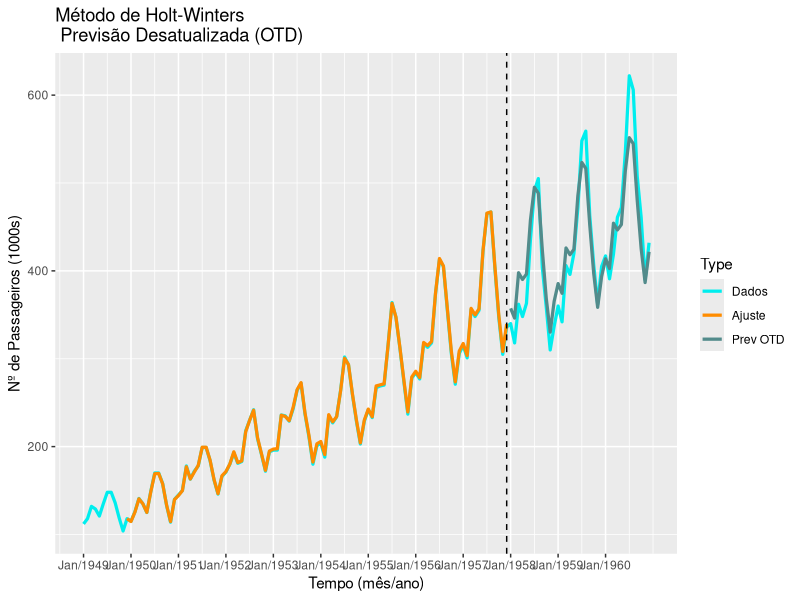
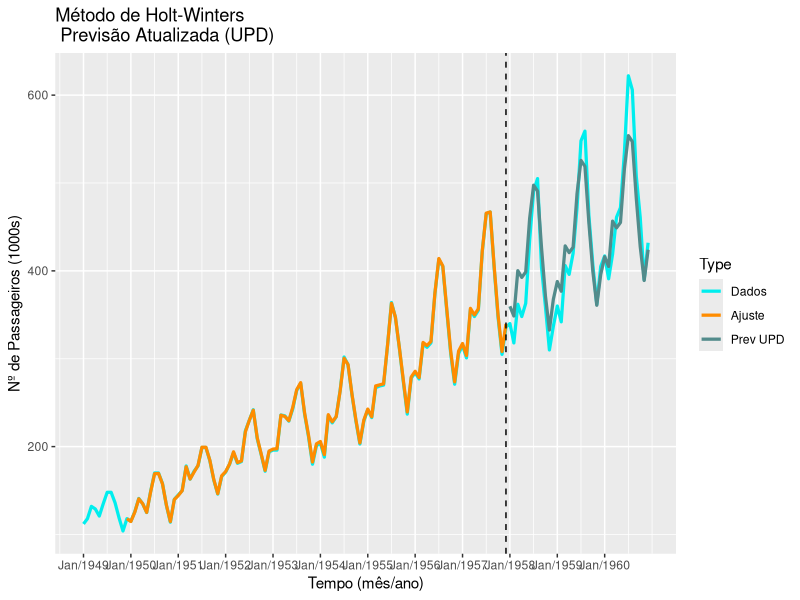
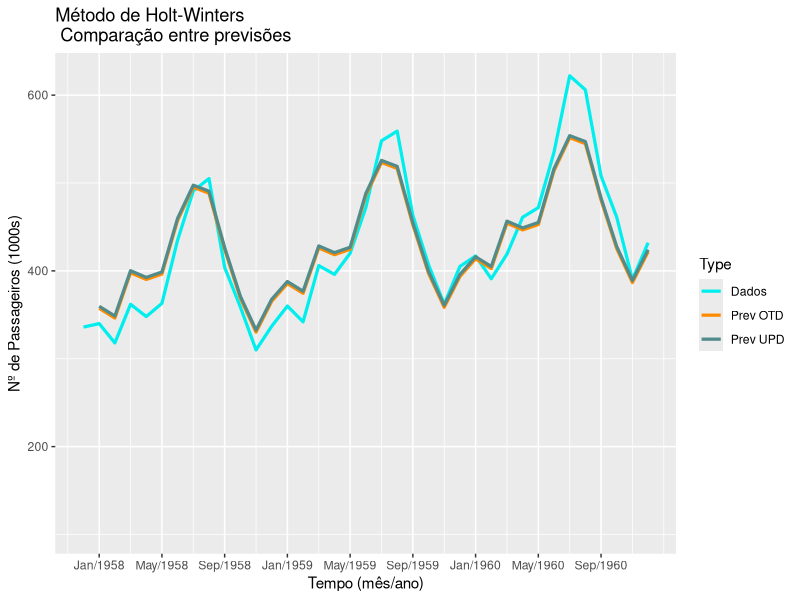
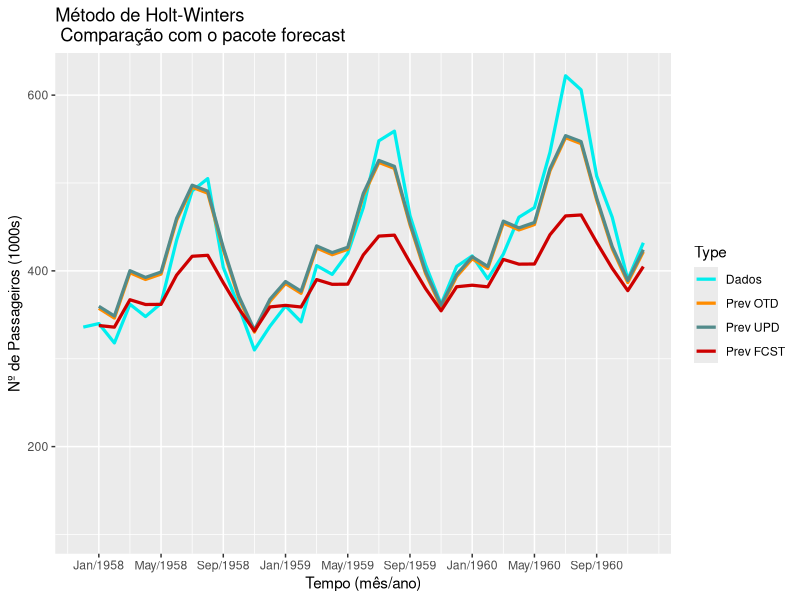
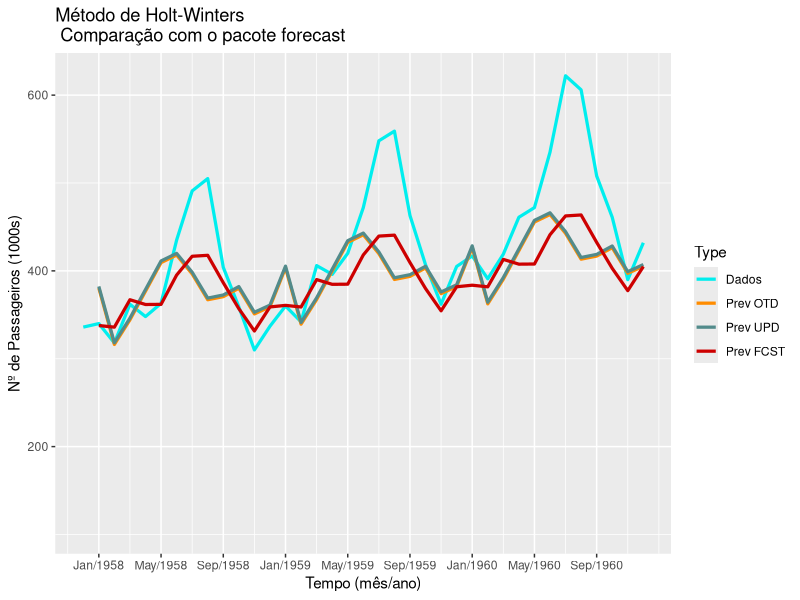

These figures' R source, in order:
## ---- chunk 1
knitr::opts_chunk$set(warning = FALSE, echo = FALSE, results = "hide")
## ---- chunk 2
# Definindo a biblioteca
.libPaths(
      "C:/Users/JoséRoberto/AppData/Roaming/SPB_16.6/R/win-library/3.2")

# Acessando a série que será analisada
data("AirPassengers")

ap <- 3 # Anos a serem Previstos
s <- 12 # frequência Sazonal
h <- s*ap # quant. meses a serem previstos
Zcplt <- AirPassengers # Série completa
Zmdl <- Zcplt[1:(length(Zcplt)-h)] # Séria utilizada na modelagem
## ---- chunk 3
# Comparação com os dados da função ets(ts, model="AAA")
library(forecast)
fit <- ets(ts(Zmdl, start = c(1949,1), frequency = 12), model = "AAA")
pred <- forecast(fit, h)
fit
## ---- chunk 4
#--------------------------------------------------------------------------
# Ajuste da modelagem - Suavização Exponencial

# Equações de recorrência - parâmetros iniciais
z <- c(rep(NA, s-1), mean(Zmdl[1:s])) # Nível inicial z

t <- c(rep(NA, s-1), 0) # Tendência inicial t

f <- Zmdl[1:s]-z[s] # Sazonalidade inicial f

# Constantes de suavização
A <- 0.25
C <- 0.02
D <- 0.9
## ---- chunk 5
#Constantes de suavização
A; C; D

#Parâmetros iniciais
z[s]; t[s]; f
## ---- chunk 6
# Equações de estimativa - nível Z(t), tendência T(t) e sazonalidade F(t) 
for (i in (s+1):length(Zmdl)) {
      z[i] <- A*(Zmdl[i]-f[i-s])+(1-A)*(z[i-1]+t[i-1])
      t[i] <- C*(z[i]-z[i-1])+(1-C)*t[i-1]
      f[i] <- D*(Zmdl[i]-z[i])+(1-D)*f[i-s]
}

# Série de ajuste da modelagem Zfit(t)
Zfit <- c(z + t + f, rep(NA, h))

#--------------------------------------------------------------------------
# Previsão sem atualização a cada amostra (outdated)

# Zprev1 se refere a previsão desatualizada; Zprev2, a previsão atualizada
Zprev1 <- Zprev2 <- rep(NA, length(Zmdl))
n <- 1 
for (p in 1:h) {
      if (p > n*s) n <- n + 1
      # zp estima a série p passos a frente do último valor de Zmdl
      zp <- z[length(Zmdl)] + p*t[length(Zmdl)] + f[length(Zmdl)+p-n*s]
      Zprev1 <- c(Zprev1, zp)
}

# Previsão com atualização a cada amostra (updated)

m <- (length(Zmdl)+1):length(Zcplt) # m indica os meses a serem previstos
for (i in m) {
      Znew <- z[i-1] + t[i-1] + f[i-s]
      z[i] <- A*(Znew-f[i-s])+(1-A)*(z[i-1]+t[i-1])
      t[i] <- C*(z[i]-z[i-1])+(1-C)*t[i-1]
      f[i] <- D*(Znew-z[i])+(1-D)*f[i-s]
}

Zprev2 <- c(Zprev2, (z + t + f)[m])

#--------------------------------------------------------------------------
# Gráficos utilizando o pacote ggplot2

library(ggplot2)
dataAP <- data.frame(
      Date = rep(1:length(Zcplt), 4),
      Data = as.numeric(c(Zcplt, Zfit, Zprev1, Zprev2)),
      Type = gl(4, length(Zcplt),
                labels = c("Dados", "Ajuste", "Prev OTD", "Prev UPD")))

dataAP <- dataAP[complete.cases(dataAP),]

dataAPprevOTD <- subset(dataAP, Type!="Prev UPD")
dataAPprevUPD <- subset(dataAP, Type!="Prev OTD")
dataAPprevBOTH <- subset(dataAP, Type!="Ajuste")

# Gráfico 1 - Previsão sem atualização (outdated)
p1 <- ggplot(dataAPprevOTD, aes(x=Date, y=Data, color=Type)) +
      geom_line(size = 1.1) +
      geom_vline(xintercept = length(Zmdl), lty = 2) +
      scale_color_manual(
            values = c("cyan2", "darkorange", "darkslategray4")) +
      scale_x_continuous(
            breaks = seq(1, length(Zcplt), by = 12),
            labels = paste0(rep("Jan/", end(Zcplt)[1]-start(Zcplt)[1]+1),
                            start(Zcplt)[1]:end(Zcplt)[1])) +
      labs(title="Método de Holt-Winters \n Previsão Desatualizada (OTD)",
           x = "Tempo (mês/ano)", y = "Nº de Passageiros (1000s)")

# Gráfico 2 - Previsão com atualização (updated) 
p2 <- ggplot(dataAPprevUPD, aes(x=Date, y=Data, color=Type)) +
      geom_line(size = 1.1) +
      geom_vline(xintercept = length(Zmdl), lty = 2) +
      scale_color_manual(
            values = c("cyan2", "darkorange", "darkslategray4")) +
      scale_x_continuous(
            breaks = seq(1, length(Zcplt), by = 12),
            labels = paste0(rep("Jan/", end(Zcplt)[1]-start(Zcplt)[1]+1),
                            start(Zcplt)[1]:end(Zcplt)[1])) +
      labs(title="Método de Holt-Winters \n Previsão Atualizada (UPD)",
           x = "Tempo (mês/ano)", y = "Nº de Passageiros (1000s)")

# Gráfico 3 - Comparação entre previsões
p3 <- ggplot(dataAPprevBOTH, aes(x=Date, y=Data, color=Type)) +
      geom_line(size = 1.1) +
      scale_color_manual(
            values = c("cyan2", "darkorange", "darkslategray4")) +
      scale_x_continuous(
            breaks = seq(1, length(Zcplt), by = 4),
            labels = paste0(rep(c("Jan/","May/","Sep/"),
                               end(Zcplt)[1]-start(Zcplt)[1]+1),
                           sort(rep(start(Zcplt)[1]:end(Zcplt)[1], 3))),
            limits = c(length(Zmdl), length(Zcplt))) +
      labs(title="Método de Holt-Winters \n Comparação entre previsões",
           x = "Tempo (mês/ano)", y = "Nº de Passageiros (1000s)")

# Gráfico 4 - Comparação com os resultados do pacote forecast
forecastPrev <- data.frame(Date = m, Data = pred$mean, Type = "Prev FCST")
dataAPforecast <- rbind(dataAPprevBOTH, forecastPrev)
p4 <- ggplot(dataAPforecast, aes(x=Date, y=Data, color=Type)) +
      geom_line(size = 1.1) +
      scale_color_manual(
            values = c("cyan2", "darkorange", "darkslategray4", "red3")) +
      scale_x_continuous(
            breaks = seq(1, length(Zcplt), by = 4),
            labels = paste0(rep(c("Jan/","May/","Sep/"),
                               end(Zcplt)[1]-start(Zcplt)[1]+1),
                           sort(rep(start(Zcplt)[1]:end(Zcplt)[1], 3))),
            limits = c(length(Zmdl), length(Zcplt))) +
      labs(title = paste("Método de Holt-Winters \n",
                         "Comparação com o pacote forecast"),
           x = "Tempo (mês/ano)", y = "Nº de Passageiros (1000s)")
## ---- chunk 7
# Gráfico 1 - Previsão sem atualização (outdated)
p1

# Gráfico 2 - Previsão com atualização (updated)
p2

# Gráfico 3 - Comparação entre previsões
p3

# Gráfico 4 - Comparação com os resultados do pacote forecast
p4
## ---- chunk 8
#--------------------------------------------------------------------------
# Ajuste da modelagem - Suavização exponencial

# Equações de recorrência - parâmetros iniciais
z <- c(rep(NA, s-1), 120.4284) # Nível inicial z

t <- c(rep(NA, s-1), 1.9035) # Tendência inicial t

# Sazonalidade inicial f
f <- c(22.1981, -43.8653, -17.7495, 12.8625, 43.4763, 50.1649, 26.7827,
       -4.5286, -2.9447, 4.7007, -26.4387, -20.2622) 

# Constantes de suavização
A <- 0.9999
C <- 0.0004
D <- 0.0004
## ---- chunk 9
#Constantes de suavização
A; C; D

#Parâmetros iniciais
z[s]; t[s]; f
## ---- chunk 10
# Equações de estimativa - nível z(t), tendência te(t) e sazonalidade sa(t) 
for (i in (s+1):length(Zmdl)) {
      z[i] <- A*(Zmdl[i]-f[i-s])+(1-A)*(z[i-1]+t[i-1])
      t[i] <- C*(z[i]-z[i-1])+(1-C)*t[i-1]
      f[i] <- D*(Zmdl[i]-z[i])+(1-D)*f[i-s]
}

# Série de ajuste da modelagem Zfit(t)
Zfit <- c(z + t + f, rep(NA, h))

#--------------------------------------------------------------------------
# Previsão sem atualização a cada amostra (outdated)

# Zprev1 se refere a previsão desatualizada; Zprev2, a previsão atualizada
Zprev1 <- Zprev2 <- rep(NA, length(Zmdl))
n <- 1 
for (p in 1:h) {
      if (p > n*s) n <- n + 1
      # zp estima a série p passos a frente do último valor de Zmdl
      zp <- z[length(Zmdl)] + p*t[length(Zmdl)] + f[length(Zmdl)+p-n*s]
      Zprev1 <- c(Zprev1, zp)
}

# Previsão com atualização a cada amostra (updated)

m <- (length(Zmdl)+1):length(Zcplt) # m indica os meses a serem previstos
for (i in m) {
      Znew <- z[i-1] + t[i-1] + f[i-s]
      z[i] <- A*(Znew-f[i-s])+(1-A)*(z[i-1]+t[i-1])
      t[i] <- C*(z[i]-z[i-1])+(1-C)*t[i-1]
      f[i] <- D*(Znew-z[i])+(1-D)*f[i-s]
}

Zprev2 <- c(Zprev2, (z + t + f)[m])

#--------------------------------------------------------------------------
# Gráficos utilizando o pacote ggplot2

library(ggplot2)
dataAP <- data.frame(
      Date = rep(1:length(Zcplt), 4),
      Data = as.numeric(c(Zcplt, Zfit, Zprev1, Zprev2)),
      Type = gl(4, length(Zcplt),
                labels = c("Dados", "Ajuste", "Prev OTD", "Prev UPD")))

dataAP <- dataAP[complete.cases(dataAP),]

dataAPprevOTD <- subset(dataAP, Type!="Prev UPD")
dataAPprevUPD <- subset(dataAP, Type!="Prev OTD")
dataAPprevBOTH <- subset(dataAP, Type!="Ajuste")

# Gráfico 4 - Comparação com os resultados do pacote forecast
forecastPrev <- data.frame(Date = m, Data = pred$mean, Type = "Prev FCST")
dataAPforecast <- rbind(dataAPprevBOTH, forecastPrev)
p4 <- ggplot(dataAPforecast, aes(x=Date, y=Data, color=Type)) +
      geom_line(size = 1.1) +
      scale_color_manual(
            values = c("cyan2", "darkorange", "darkslategray4", "red3")) +
      scale_x_continuous(
            breaks = seq(1, length(Zcplt), by = 4),
            labels = paste0(rep(c("Jan/","May/","Sep/"),
                               end(Zcplt)[1]-start(Zcplt)[1]+1),
                           sort(rep(start(Zcplt)[1]:end(Zcplt)[1], 3))),
            limits = c(length(Zmdl), length(Zcplt))) +
      labs(title = paste("Método de Holt-Winters \n",
                         "Comparação com o pacote forecast"),
           x = "Tempo (mês/ano)", y = "Nº de Passageiros (1000s)")
## ---- chunk 11
# Gráfico 4 - Comparação com os resultados do pacote forecast
p4
## ---- chunk 12
# Definindo a biblioteca
.libPaths(
      "C:/Users/JoséRoberto/AppData/Roaming/SPB_16.6/R/win-library/3.2")
## ---- chunk 13
#--------------------------------------------------------------------------
# Séries Temporais - Suavização exponencial pelo método de Holt-Winters
#--------------------------------------------------------------------------

# Acessando a série que será analisada
data("AirPassengers")

ap <- 3 # Anos a serem Previstos
s <- 12 # frequência Sazonal
h <- s*ap # quant. meses a serem previstos
Zcplt <- AirPassengers # Série completa
Zmdl <- Zcplt[1:(length(Zcplt)-h)] # Séria utilizada na modelagem

#--------------------------------------------------------------------------
# Ajuste da modelagem - Suavização exponencial

# Equações de recorrência - parâmetros iniciais
# Nível incial z
z <- c(rep(NA, s-1), mean(Zmdl[1:s])) # OU c(rep(NA, s-1), 120.4284)

# Tendência inicial t
t <- c(rep(NA, s-1), 0) # OU c(rep(NA, s-1),1.9035) #c(rep(NA, s-1), 0)

# Sazonalidade inicial f
f <- Zmdl[1:s]-z[s] # OU c(22.1981, -43.8653, -17.7495, 12.8625, 43.4763,
#                          50.1649,26.7827, -4.5286, -2.9447, 4.7007,
#                          -26.4387, -20.2622)

# Constantes de suavização
A <- 0.25 # 0.9999
C <- 0.02 # 0.0004
D <- 0.9  # 0.0004

# Equações de estimativa - nível Z(t), tendência T(t) e sazonalidade F(t) 
for (i in (s+1):length(Zmdl)) {
      z[i] <- A*(Zmdl[i]-f[i-s])+(1-A)*(z[i-1]+t[i-1])
      t[i] <- C*(z[i]-z[i-1])+(1-C)*t[i-1]
      f[i] <- D*(Zmdl[i]-z[i])+(1-D)*f[i-s]
}

# Série de ajuste da modelagem Zfit(t)
Zfit <- c(z + t + f, rep(NA, h))

#--------------------------------------------------------------------------
# Previsão sem atualização a cada amostra (outdated)

# Zprev1 se refere a previsão desatualizada; Zprev2, a previsão atualizada
Zprev1 <- Zprev2 <- rep(NA, length(Zmdl))
n <- 1 
for (p in 1:h) {
      if (p > n*s) n <- n + 1
      # zp estima a série p passos a frente do último valor de Zmdl
      zp <- z[length(Zmdl)] + p*t[length(Zmdl)] + f[length(Zmdl)+p-n*s]
      Zprev1 <- c(Zprev1, zp)
}

# Previsão com atualização a cada amostra (updated)

m <- (length(Zmdl)+1):length(Zcplt) # m indica os meses a serem previstos
for (i in m) {
      Znew <- z[i-1] + t[i-1] + f[i-s]
      z[i] <- A*(Znew-f[i-s])+(1-A)*(z[i-1]+t[i-1])
      t[i] <- C*(z[i]-z[i-1])+(1-C)*t[i-1]
      f[i] <- D*(Znew-z[i])+(1-D)*f[i-s]
}

Zprev2 <- c(Zprev2, (z + t + f)[m])

#--------------------------------------------------------------------------
# Gráficos utilizando o pacote ggplot2

library(ggplot2)
dataAP <- data.frame(
      Date = rep(1:length(Zcplt), 4),
      Data = as.numeric(c(Zcplt, Zfit, Zprev1, Zprev2)),
      Type = gl(4, length(Zcplt),
                labels = c("Dados", "Ajuste", "Prev OTD", "Prev UPD")))

dataAP <- dataAP[complete.cases(dataAP),]

dataAPprevOTD <- subset(dataAP, Type!="Prev UPD")
dataAPprevUPD <- subset(dataAP, Type!="Prev OTD")
dataAPprevBOTH <- subset(dataAP, Type!="Ajuste")

# Gráfico 1 - Previsão sem atualização (outdated)
p1 <- ggplot(dataAPprevOTD, aes(x=Date, y=Data, color=Type)) +
      geom_line(size = 1.1) +
      geom_vline(xintercept = length(Zmdl), lty = 2) +
      scale_color_manual(
            values = c("cyan2", "darkorange", "darkslategray4")) +
      scale_x_continuous(
            breaks = seq(1, length(Zcplt), by = 12),
            labels = paste0(rep("Jan/", end(Zcplt)[1]-start(Zcplt)[1]+1),
                            start(Zcplt)[1]:end(Zcplt)[1])) +
      labs(title="Método de Holt-Winters \n Previsão Desatualizada (OTD)",
           x = "Tempo (mês/ano)", y = "Nº de Passageiros (1000s)")

# Gráfico 2 - Previsão com atualização (updated) 
p2 <- ggplot(dataAPprevUPD, aes(x=Date, y=Data, color=Type)) +
      geom_line(size = 1.1) +
      geom_vline(xintercept = length(Zmdl), lty = 2) +
      scale_color_manual(
            values = c("cyan2", "darkorange", "darkslategray4")) +
      scale_x_continuous(
            breaks = seq(1, length(Zcplt), by = 12),
            labels = paste0(rep("Jan/", end(Zcplt)[1]-start(Zcplt)[1]+1),
                            start(Zcplt)[1]:end(Zcplt)[1])) +
      labs(title="Método de Holt-Winters \n Previsão Atualizada (UPD)",
           x = "Tempo (mês/ano)", y = "Nº de Passageiros (1000s)")

# Gráfico 3 - Comparação entre previsões
p3 <- ggplot(dataAPprevBOTH, aes(x=Date, y=Data, color=Type)) +
      geom_line(size = 1.1) +
      scale_color_manual(
            values = c("cyan2", "darkorange", "darkslategray4")) +
      scale_x_continuous(
            breaks = seq(1, length(Zcplt), by = 4),
            labels = paste(rep(c("Jan","May","Sep"),
                               end(Zcplt)[1]-start(Zcplt)[1]+1),
                           sort(rep(start(Zcplt)[1]:end(Zcplt)[1], 3))),
            limits = c(length(Zmdl), length(Zcplt))) +
      labs(title="Método de Holt-Winters \n Comparação entre previsões",
           x = "Tempo (mês/ano)", y = "Nº de Passageiros (1000s)")

#__________________________________________________________________________
#--------------------------------------------------------------------------
# Comparação com os dados da função ets(ts, model="AAA")
library(forecast)
fit <- ets(ts(Zmdl, start = c(1949,1), frequency = 12), model = "AAA")
pred <- forecast(fit, h)

# Gráfico 4 - Comparação com os resultados do pacote forecast
forecastPrev <- data.frame(Date = m, Data = pred$mean, Type = "Prev FCST")
dataAPforecast <- rbind(dataAPprevBOTH, forecastPrev)
p4 <- ggplot(dataAPforecast, aes(x=Date, y=Data, color=Type)) +
      geom_line(size = 1.1) +
      scale_color_manual(
            values = c("cyan2", "darkorange", "darkslategray4", "red3")) +
      scale_x_continuous(
            breaks = seq(1, length(Zcplt), by = 4),
            labels = paste(rep(c("Jan","May","Sep"),
                               end(Zcplt)[1]-start(Zcplt)[1]+1),
                           sort(rep(start(Zcplt)[1]:end(Zcplt)[1], 3))),
            limits = c(length(Zmdl), length(Zcplt))) +
      labs(title = "Suavização Exponencial - Método de Holt-Winters",
           x = "Tempo (anos)", y = "Nº de Passageiros (1000s)")
